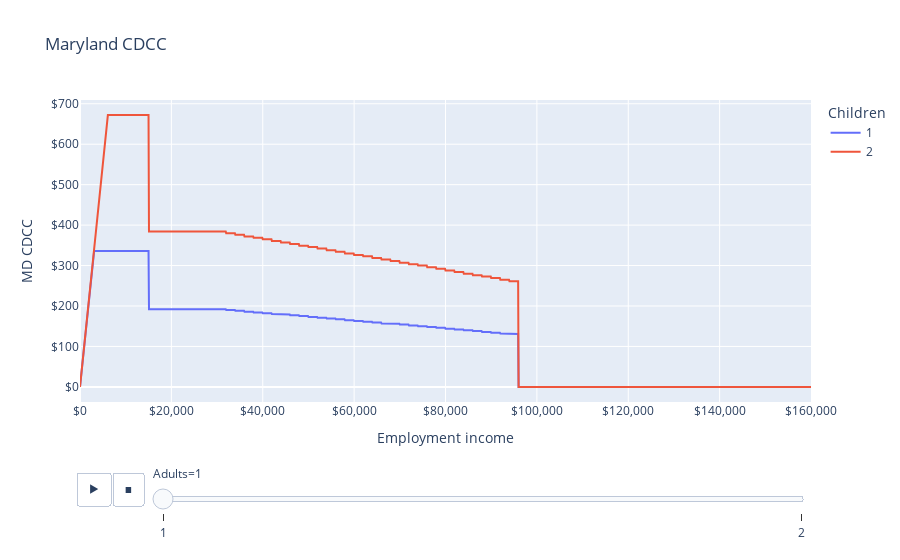

The cell this chart's notebook holds for it:
### Markdown cell above
# Maryland Child and Dependent Care Credit

Maryland's Child and Dependent Care Tax Credit (CDCC) provides up to 32% of the federal CDCC, depending on income and filing status.

## Examples

Consider a single parent in Maryland with one child and \$8,000 child care expenses (the maximum for one child in 2021).

### Code cell
from openfisca_us import IndividualSim
import pandas as pd
import plotly.express as px


def make_cdcc(adults, children):
    sim = IndividualSim(year=2022)
    sim.add_person(name="head", is_tax_unit_head=True)
    members = ["head"]
    if adults == 2:
        sim.add_person(name="spouse", is_tax_unit_spouse=True)
        members += ["spouse"]
    for i in range(children):
        child = "child{}".format(i)
        sim.add_person(name=child, age=5)
        members += [child]
    sim.add_tax_unit(name="tax_unit", members=members, tax_unit_childcare_expenses=16_000)
    sim.add_spm_unit(name="spm_unit", members=members)
    sim.add_household(name="household", members=members, state_code="MD")
    print(sim.calc("filing_status"))
    sim.vary("employment_income", max=160_000, step=100)
    return pd.DataFrame(
        dict(
            employment_income=sim.calc("employment_income")[0],
            md_cdcc=sim.calc("md_cdcc")[
                0
            ].round(),
            cdcc_mtr=-sim.deriv(
                "md_cdcc",
                "employment_income",
                wrt_target="head",
            ),
            adults=adults,
            children=children,
        )
    )


# Make a table of state taxes for different numbers of adults and children.
l = []
for adults in range(1, 3):
    for children in range(1, 3):
        l.append(make_cdcc(adults, children))

df = pd.concat(l)

LABELS = dict(
    employment_income="Employment income",
    md_cdcc="MD CDCC",
    scb_mtr="MD CDCC Marginal Tax Rate",
    adults="Adults",
    children="Children",
)

fig = px.line(
    df,
    "employment_income",
    "md_cdcc",
    color="children",
    animation_frame="adults",
    labels=LABELS,
    title="Maryland CDCC",
)
fig.update_layout(xaxis_tickformat="$,", yaxis_tickformat="$,")
fig.show()

### Figure 1 — Plotly figure (JSON) as saved in the notebook; plotly's stock layout.template omitted (floating-point values rounded to 4 significant figures; data arrays with more than 128 entries replaced by an {"elided": "..."} marker saying what was removed)
{"data": [{"hovertemplate": "Children=1<br>Adults=1<br>Employment income=%{x}<br>MD CDCC=%{y}<extra></extra>", "legendgroup": "1", "line": {"color": "#636efa", "dash": "solid"}, "marker": {"symbol": "circle"}, "mode": "lines", "name": "1", "orientation": "v", "showlegend": true, "type": "scatter", "x": {"elided": "1601 int values"}, "xaxis": "x", "y": {"elided": "1601 int values"}, "yaxis": "y"}, {"hovertemplate": "Children=2<br>Adults=1<br>Employment income=%{x}<br>MD CDCC=%{y}<extra></extra>", "legendgroup": "2", "line": {"color": "#EF553B", "dash": "solid"}, "marker": {"symbol": "circle"}, "mode": "lines", "name": "2", "orientation": "v", "showlegend": true, "type": "scatter", "x": {"elided": "1601 int values"}, "xaxis": "x", "y": {"elided": "1601 int values"}, "yaxis": "y"}], "layout": {"legend": {"title": {"text": "Children"}, "tracegroupgap": 0}, "sliders": [{"active": 0, "currentvalue": {"prefix": "Adults="}, "len": 0.9, "pad": {"b": 10, "t": 60}, "steps": [{"args": [["1"], {"frame": {"duration": 0, "redraw": false}, "fromcurrent": true, "mode": "immediate", "transition": {"duration": 0, "easing": "linear"}}], "label": "1", "method": "animate"}, {"args": [["2"], {"frame": {"duration": 0, "redraw": false}, "fromcurrent": true, "mode": "immediate", "transition": {"duration": 0, "easing": "linear"}}], "label": "2", "method": "animate"}], "x": 0.1, "xanchor": "left", "y": 0, "yanchor": "top"}], "title": {"text": "Maryland CDCC"}, "updatemenus": [{"buttons": [{"args": [null, {"frame": {"duration": 500, "redraw": false}, "fromcurrent": true, "mode": "immediate", "transition": {"duration": 500, "easing": "linear"}}], "label": "&#9654;", "method": "animate"}, {"args": [[null], {"frame": {"duration": 0, "redraw": false}, "fromcurrent": true, "mode": "immediate", "transition": {"duration": 0, "easing": "linear"}}], "label": "&#9724;", "method": "animate"}], "direction": "left", "pad": {"r": 10, "t": 70}, "showactive": false, "type": "buttons", "x": 0.1, "xanchor": "right", "y": 0, "yanchor": "top"}], "xaxis": {"anchor": "y", "domain": [0, 1], "tickformat": "$,", "title": {"text": "Employment income"}}, "yaxis": {"anchor": "x", "domain": [0, 1], "tickformat": "$,", "title": {"text": "MD CDCC"}}}}
